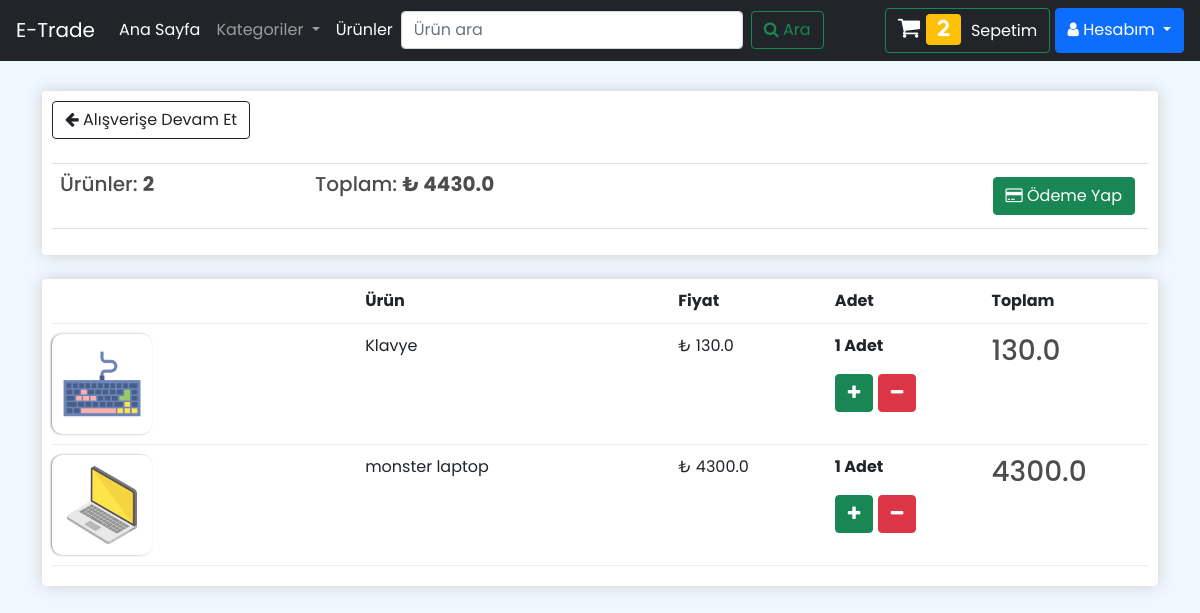
The app's page /user/sepetim/ (signed in), older data.
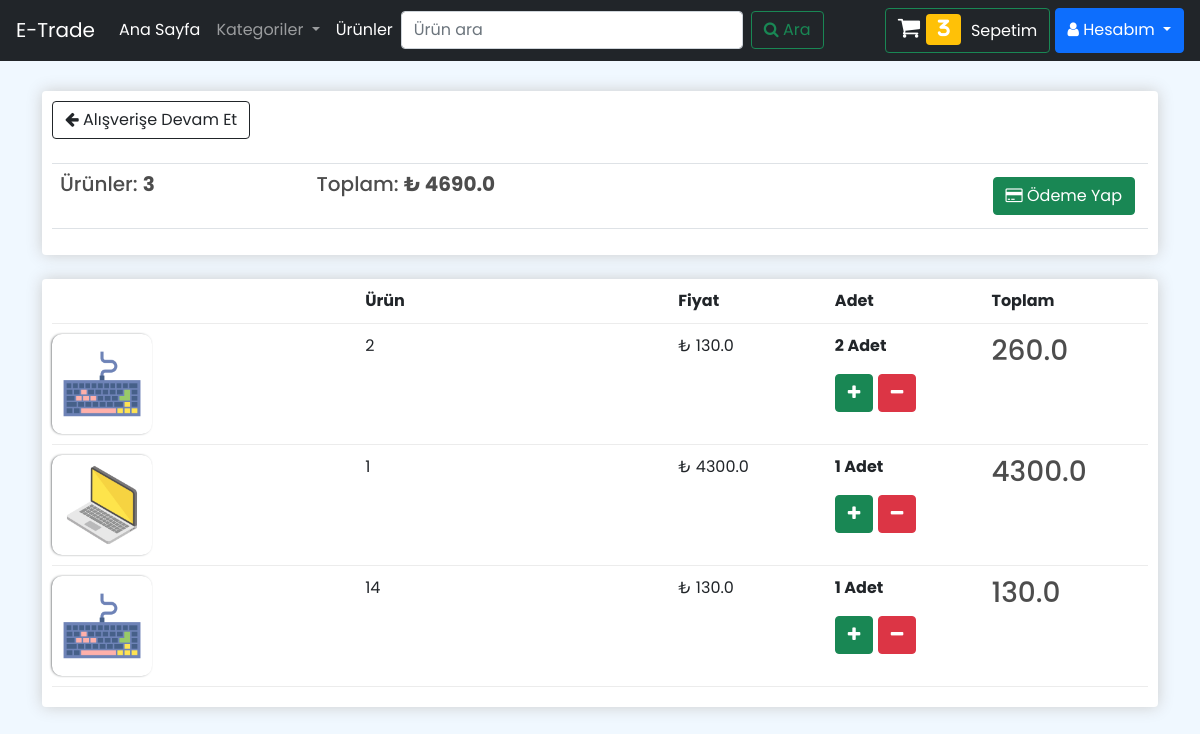
The same page, newer data.
### USERAPP/models.py (models this page shows, shortened)
class CustomUserModel(AbstractUser):
    avatar = models.ImageField(upload_to="users/", blank=True, null=True, verbose_name="Fotoğraf")
    phoneNumber = models.CharField(verbose_name="Telefon Numarası", max_length=10, blank=True, null=True)
    class Meta:
        db_table = "auth_user"
        verbose_name_plural="Kullanıcılar"
    def __str__(self):
        return self.username

class CartModel(models.Model):
    customer = models.ForeignKey(CustomUserModel, on_delete=models.SET_NULL, verbose_name="Müşteri", null=True)
    product = models.ForeignKey(ProductModel, on_delete=models.SET_NULL, verbose_name="Ürün", null=True)
    amount = models.IntegerField(verbose_name="Adet", null=False)
    class Meta:
        db_table = 'Cart'
        verbose_name_plural="Sepet"

### PRODUCTS/models.py (models this page shows, shortened)
class ProductModel(models.Model):
    class Meta:
        db_table = 'Products'
        verbose_name_plural = "Ürünler"
    productTitle = models.CharField(max_length=50, verbose_name="Ürün İsmi")
    productPrice = models.FloatField(verbose_name="Ürün Fiyatı")
    productDescription = models.TextField(max_length=500, verbose_name="Ürün Açıklaması")
    productImage = models.ImageField(verbose_name="Ürün Görseli", upload_to="products/",blank=True,null=True)
    productShipping = models.BooleanField(default=False,verbose_name="Ücretsiz Kargo Mu",blank=False,null=False)
    productCategorie = models.ManyToManyField(ProductCategorieModel,verbose_name="Kategori")
    newSlug      = AutoSlugField(populate_from="productTitle",unique=True,blank=True,default="",editable=True)

### USERAPP/views.py (the view)
# urls.py: path("sepetim/",views.v_cart,name="cart"),
def v_cart(request):
    products = CartModel.objects.filter(customer=request.user)
    total = 0
    for product_ in products:
        total += product_.amount * product_.product.productPrice
    return render(request, "cart.html", {"products": products, "total": total})

### PRODUCTS/templatetags/extras.py (called while the page is built)
@register.simple_tag
def f_cat_list():
    categories=ProductCategorieModel.objects.all()
    return categories

@register.simple_tag
def f_countOfBasket(request):
    total=CartModel.objects.filter(customer_id=request.user.id).count()
    return total

### templates/cart.html (shortened to what this page needs)
{% extends 'includes/base.html' %}
{% load static %}
{% load mathfilters %}
{% block CSS %}
    <link rel="stylesheet" href="https://cdnjs.cloudflare.com/ajax/libs/font-awesome/6.0.0-beta2/css/all.min.css">
    <link rel="stylesheet" href="https://maxcdn.bootstrapcdn.com/bootstrap/4.0.0/css/bootstrap.min.css">
    <link rel="stylesheet" href="https://cdnjs.cloudflare.com/ajax/libs/font-awesome/4.7.0/css/font-awesome.css">
    <link href="https://cdn.jsdelivr.net/npm/bootstrap@5.0.2/dist/css/bootstrap.min.css" rel="stylesheet">
    <link rel="stylesheet" href="{% static 'css/productsCSS.css' %}">
{% endblock CSS %}
{% block BODY %}
    {% include 'includes/navbar.html' %}
    <div class="container">
    <div class="row" id="cartItemId" style="margin-top: 20px">
        <div class="col-lg-12">
            <div class="box-element">
                <a class="btn btn-outline-dark" href="{% url 'products' %}"><i class="fa fa-arrow-left" aria-hidden="true"></i>
                    Alışverişe Devam Et</a>
                <br>
                <br>
                <table class="table">
                    <tr>
                        <th><h5>Ürünler: <strong>
                            {{ products |length }}
                        </strong></h5></th>
                        <th><h5>Toplam: <strong>₺ {{ total }}</strong></h5></th>
                        <th>{% if products %}
                            <a style="float: right;margin:5px" class="btn btn-success" href="{% url 'checkout' %}"><i class="fa fa-credit-card" aria-hidden="true"></i> Ödeme Yap</a>
                            {% endif %}
                        </th>
                    </tr>
                </table>
            </div>
            <br>
            <div class="box-element">
                <div class="cart-row">
                    <div style="flex: 2"></div>
                    <div style="flex: 2"><strong>Ürün</strong></div>
                    <div style="flex: 1"><strong>Fiyat</strong></div>
                    <div style="flex: 1"><strong>Adet</strong></div>
                    <div style="flex: 1"><strong>Toplam</strong></div>
                </div>
                {% if products %}
                {% for product_ in products %}
                    <div class="cart-row" id="product-id-{{ product_.product.id }}">
                        <div style="flex: 2"><img class="cart-product-image" style="padding:10px" src="{{ product_.product.productImage.url }}" alt=""></div>
                        <div style="flex: 2">{{ product_.product.productTitle }}</div>
                        <div style="flex: 1">₺ {{ product_.product.productPrice }}</div>
                        <div style="flex: 1;">
                            <p class="quantity">{{ product_.amount }} Adet</p>
                            <div class="">
                                <button class="btn btn-success update-cart-amount" data-product="{{ product_.product.id }}" data-action="add" ><i class="fa fa-plus" aria-hidden="true"></i></button>
                                <button class="btn btn-danger update-cart-amount" data-product="{{ product_.product.id }}" data-action="remove"><i class="fa fa-minus" aria-hidden="true"></i></button>
                            </div>
                        </div>
                        <div style="flex: 1"><strong><h3>
                            {% with amount=product_.amount price=product_.product.productPrice %}
                            {{ amount|mul:price }}
                            {% endwith %}
                        </h3></strong></div>
                    </div>
                    {% endfor %}
                    {% else %}
                    <div class="bg bg-danger text-center p-3 mb-2" style="border-radius: 20px">
                    <h3 class="text-dark">Sepetinizde Hiç Ürün Yok.</h3>
                        <a href="{% url 'products' %}" class="btn btn-primary" style="border-radius: 10px"><i class="fa fa-arrow-left" aria-hidden="true"></i> Alışverişe Devam Et</a>
                    </div>
                 {% endif %}
            </div>
        </div>
    </div>
{% endblock BODY %}

### templates/includes/base.html (shortened to what this page needs)
{% load static %}
<!doctype html>
<html lang="tr">
<head>
    {% block CSS %}{% endblock CSS %}
</head>
<body>
{% block BODY %}
{% endblock BODY %}
</body>
</html>

### templates/includes/navbar.html (shortened to what this page needs)
{% load extras %}
<nav class="navbar navbar-expand-lg navbar-dark bg-dark">
   <a class="navbar-brand" href="{% url 'homePage' %}">E-Trade</a>
   <div class="collapse navbar-collapse" id="navbarSupportedContent">
      <ul class="navbar-nav mr-auto">
         <li class="nav-item active">
            <a class="nav-link" href="{% url 'homePage' %}">Ana Sayfa </a>
         </li>
         <li class="nav-item dropdown">
            <a class="nav-link dropdown-toggle" href="#" id="navbarDropdown" role="button" data-toggle="dropdown"
               aria-haspopup="true" aria-expanded="false">
            Kategoriler
            </a>
         </li>
         <li class="nav-item active">
            <a class="nav-link" href="{% url 'products' %}">Ürünler </a>
         </li>
         <form class="form-inline my-2 my-lg-0" method="get">
            <input class="form-control mr-sm-2" type="search" name="keyword" placeholder="Ürün ara" aria-label="Search">
            <button class="btn btn-outline-success my-2 my-sm-0" type="submit"><i class="fa fa-search"
               aria-hidden="true"></i> Ara
            </button>
         </form>
      </ul>
   </div>
   {% if user.is_authenticated %}
       <ul class="navbar-nav mr-auto">
          <button class="btn btn-outline-success"><a href="{% url 'cart' %}"
             style="text-decoration: none;color: white"><i class="fa"
             style="font-size:24px">&#xf07a;
<span class='badge badge-warning' id='lblCartCount'> {% f_countOfBasket request %} </span>&nbsp;</i>
          </span> Sepetim</a></button>&nbsp;
          <div class="btn-group">
             <button type="button" class="btn btn-primary dropdown-toggle" data-toggle="dropdown"
                aria-haspopup="true" aria-expanded="false">
             <i class="fa fa-user" aria-hidden="true"></i> Hesabım
             </button>
          </div>
       </ul>
   {% endif %}
</nav>

### static/css/productsCSS.css (style rules this page uses)
* { margin: 0; padding: 0; box-sizing: border-box; }
body { font-family: 'Poppins', sans-serif; background-color: aliceblue }
h1,h2,h3,h4,h5,h6 { color:hsl(0, 0%, 30%); }
.box-element { box-shadow:hsl(0, 0%, 80%) 0 0 16px; background-color: #fff; border-radius: 4px; padding: 10px; }
.col-lg-4, .col-lg-6, .col-lg-8, .col-lg-12 { margin-top: 10px; }
.cart-product-image { width: 100px; border-radius: 10px; -webkit-box-shadow: -1px 0px 3px -1px; }
.cart-row { display: flex; align-items: stretch; padding-bottom: 10px; margin-bottom: 10px; border-bottom: 1px solid #ececec; }
.quantity { display: inline-block; font-weight: 700; padding-right:10px; }

Row changes from the older to the newer data that the page shows:
changed CartModel (number 1 of 3 on the later page): product.productTitle "Klavye" → "2"; amount "1" → "2"; amount|mul "130.0" → "260.0"
changed through a linked row, CartModel (number 2 of 3 on the later page): product.productTitle "monster laptop" → "1"
added CartModel: product.productImage (picture), product.productTitle "14", product.productPrice "130.0", amount "1", amount|mul "130.0"
Text that changed along with them:
{{ products |length }}: "2" → "3"
{{ total }}: "4430.0" → "4690.0"
text no longer shown: "2"
text now shown: "3"
